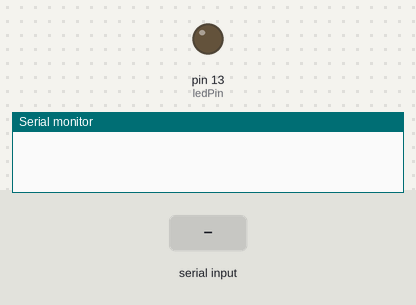
Simulated run of this sketch. Board: Arduino Uno, built with avr-gcc and run on an emulated ATmega328P. Parts: output pins drawn as LEDs (lit = HIGH), the last lines printed to the serial monitor. The test bench sets the inputs (shaded band).

Above: at 1.2 s.
1.3 s: "90 45\n" received over Serial
At 2.1 s:
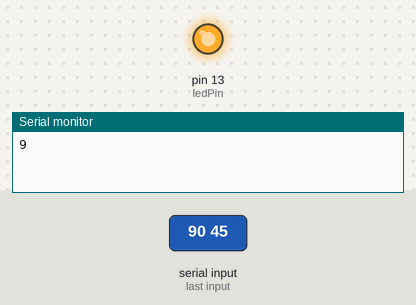
Timing chart, 0 to 10.3 s (numbered marks = the images above; inputs shaded):
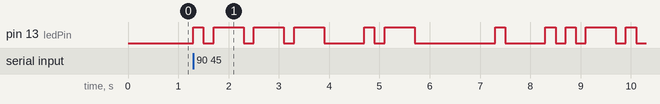

Measured:
- after the input at 1.3 s, pin 13 (ledPin): LOW → HIGH at once, → LOW 0.20 s later, → HIGH 0.20 s later, → LOW 0.60 s later, … (22 changes in this stretch)

The sketch:

morse-code.ino
```cpp
const int ledPin = 13;
const int dotDelay = 200;

char *letters[] = {
  ".-", "-...", "-.-.", "-..", ".", "..-.", "--.", "....", "..", // A - I
  ".---", "-.-", ".-..", "--", "-.", "---", ".--.", "--.-", ".-.", // J - R
  "...", "-", "..-", "...-", ".--", "-..-", "-.--", "--..", //S - Z
};

char *numbers[] = {
  "-----", ".----", "..---", "...--", "....-", // 0 - 4
  ".....", "-....", "--...", "---..", "----.", // 5 - 9
};

void setup() {
  // put your setup code here, to run once:
  pinMode(ledPin, OUTPUT);
  Serial.begin(9600);

}

void loop() {
  char ch;
  if (Serial.available() > 0) {
    ch = Serial.read();
    Serial.println(ch);
    if (ch >= 'a' && ch <= 'z') {
      flashSequence(letters[ch - 'a']);
    }
    else if (ch >= 'A' && ch <= 'Z') {
      flashSequence(letters[ch - 'A']);
    }
    else if (ch >= '0' && ch <= '9') {
      flashSequence(letters[ch - '0']);
    }
    if (ch == ' ') {
      delay(dotDelay * 4);
    }
  }
}

void flashSequence(char *sequence) {
  int i = 0;
  while (sequence[i] != '\0') {
    flashDotOrDash(sequence[i]);
    i++;
  }
  delay(dotDelay * 3); // intervalo de tempo entre as letras
}

void flashDotOrDash(char dotOrDash) {
  digitalWrite(ledPin, HIGH);
  if (dotOrDash == '.') {
    delay(dotDelay);
  }
  else {
    delay(dotDelay * 3);
  }
  digitalWrite(ledPin, LOW);
  delay(dotDelay);
}
```
